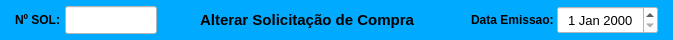
     <widget class="QWidget" name="widget_cabecalho" native="true">
      <property name="sizePolicy">
       <sizepolicy hsizetype="Preferred" vsizetype="Fixed">
        <horstretch>0</horstretch>
        <verstretch>0</verstretch>
       </sizepolicy>
      </property>
      <property name="minimumSize">
       <size>
        <width>0</width>
        <height>40</height>
       </size>
      </property>
      <property name="maximumSize">
       <size>
        <width>16777215</width>
        <height>40</height>
       </size>
      </property>
      <property name="styleSheet">
       <string notr="true">background-color: rgb(0, 170, 255);</string>
      </property>
      <layout class="QHBoxLayout" name="horizontalLayout">
       <property name="spacing">
        <number>0</number>
       </property>
       <property name="leftMargin">
        <number>15</number>
       </property>
       <property name="topMargin">
        <number>6</number>
       </property>
       <property name="rightMargin">
        <number>15</number>
       </property>
       <property name="bottomMargin">
        <number>6</number>
       </property>
       <item>
        <widget class="QLabel" name="label_3">
         <property name="sizePolicy">
          <sizepolicy hsizetype="Minimum" vsizetype="Preferred">
           <horstretch>0</horstretch>
           <verstretch>0</verstretch>
          </sizepolicy>
         </property>
         <property name="minimumSize">
          <size>
           <width>50</width>
           <height>0</height>
          </size>
         </property>
         <property name="maximumSize">
          <size>
           <width>45</width>
           <height>16777215</height>
          </size>
         </property>
         <property name="font">
          <font>
           <pointsize>9</pointsize>
           <weight>75</weight>
           <bold>true</bold>
          </font>
         </property>
         <property name="text">
          <string>Nº SOL:</string>
         </property>
         <property name="alignment">
          <set>Qt::AlignLeading|Qt::AlignLeft|Qt::AlignVCenter</set>
         </property>
        </widget>
       </item>
       <item>
        <widget class="QLineEdit" name="line_Num_Sol">
         <property name="sizePolicy">
          <sizepolicy hsizetype="Fixed" vsizetype="Preferred">
           <horstretch>0</horstretch>
           <verstretch>0</verstretch>
          </sizepolicy>
         </property>
         <property name="maximumSize">
          <size>
           <width>92</width>
           <height>16777215</height>
          </size>
         </property>
         <property name="font">
          <font>
           <pointsize>12</pointsize>
          </font>
         </property>
         <property name="styleSheet">
          <string notr="true">background-color: rgb(255, 255, 255);</string>
         </property>
         <property name="inputMask">
          <string/>
         </property>
         <property name="text">
          <string/>
         </property>
         <property name="frame">
          <bool>true</bool>
         </property>
         <property name="echoMode">
          <enum>QLineEdit::Normal</enum>
         </property>
         <property name="alignment">
          <set>Qt::AlignCenter</set>
         </property>
         <property name="dragEnabled">
          <bool>false</bool>
         </property>
         <property name="placeholderText">
          <string/>
         </property>
        </widget>
       </item>
       <item>
        <widget class="QLabel" name="label_13">
         <property name="sizePolicy">
          <sizepolicy hsizetype="Minimum" vsizetype="Preferred">
           <horstretch>0</horstretch>
           <verstretch>0</verstretch>
          </sizepolicy>
         </property>
         <property name="minimumSize">
          <size>
           <width>300</width>
           <height>0</height>
          </size>
         </property>
         <property name="font">
          <font>
           <pointsize>11</pointsize>
           <weight>75</weight>
           <bold>true</bold>
          </font>
         </property>
         <property name="text">
          <string>Alterar Solicitação de Compra</string>
         </property>
         <property name="alignment">
          <set>Qt::AlignCenter</set>
         </property>
        </widget>
       </item>
       <item>
        <widget class="QLabel" name="label_11">
         <property name="sizePolicy">
          <sizepolicy hsizetype="Minimum" vsizetype="Preferred">
           <horstretch>0</horstretch>
           <verstretch>0</verstretch>
          </sizepolicy>
         </property>
         <property name="minimumSize">
          <size>
           <width>100</width>
           <height>0</height>
          </size>
         </property>
         <property name="maximumSize">
          <size>
           <width>100</width>
           <height>16777215</height>
          </size>
         </property>
         <property name="font">
          <font>
           <pointsize>9</pointsize>
           <weight>75</weight>
           <bold>true</bold>
          </font>
         </property>
         <property name="text">
          <string>Data Emissao: </string>
         </property>
         <property name="alignment">
          <set>Qt::AlignRight|Qt::AlignTrailing|Qt::AlignVCenter</set>
         </property>
        </widget>
       </item>
       <item>
        <widget class="QDateEdit" name="date_Emissao">
         <property name="sizePolicy">
          <sizepolicy hsizetype="Minimum" vsizetype="Preferred">
           <horstretch>0</horstretch>
           <verstretch>0</verstretch>
          </sizepolicy>
         </property>
         <property name="minimumSize">
          <size>
           <width>101</width>
           <height>0</height>
          </size>
         </property>
         <property name="maximumSize">
          <size>
           <width>101</width>
           <height>16777215</height>
          </size>
         </property>
         <property name="font">
          <font>
           <pointsize>10</pointsize>
          </font>
         </property>
         <property name="styleSheet">
          <string notr="true">background-color: rgb(255, 255, 255);</string>
         </property>
         <property name="alignment">
          <set>Qt::AlignCenter</set>
         </property>
        </widget>
       </item>
      </layout>
     </widget>
